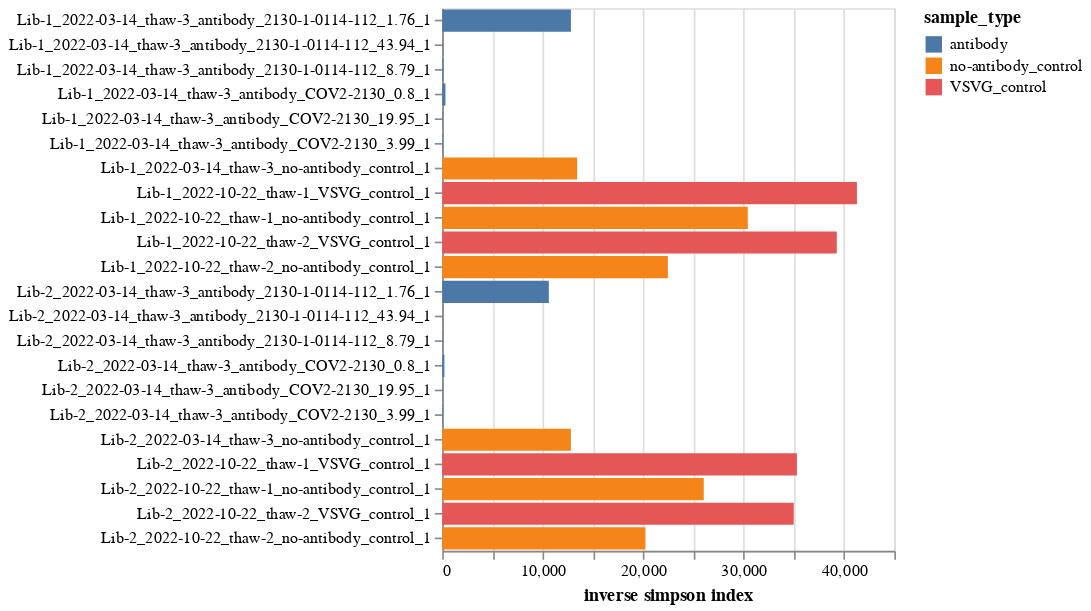

The cell this chart's notebook holds for it:
### Markdown cell above
Plot the inverse simpson metrics as an interactive plot. The number of unique barcodes is shown when mousing over a sample

### Code cell
unique_barcodes_chart = (
    alt.Chart(unique_bcs_and_ISI)
    .encode(
        y=alt.Y("library_sample", title=None),
        x=alt.X("inv_simpson_index", title="inverse simpson index"),
        color=alt.Color(
            "sample_type",
            scale=alt.Scale(domain=unique_bcs_and_ISI["sample_type"].unique()),
        ),
        tooltip=[
            alt.Tooltip(c, format=".3g")
            if c in {"inv_simpson_index", "n_unique_barcodes"}
            else c
            for c in unique_bcs_and_ISI.columns
        ],
    )
    .mark_bar()
    .properties(width=275, height=alt.Step(15))
    .configure_axis(labelLimit=500)
    .add_params(*selections, valid_selection)
)

for selection in selections:
    unique_barcodes_chart = unique_barcodes_chart.add_params(
        selection
    ).transform_filter(selection)

display(unique_barcodes_chart)

### Figure 1 — Vega-Lite specification as saved in the notebook (floating-point values rounded to 4 significant figures)
{"config": {"view": {"continuousWidth": 300, "continuousHeight": 300}, "axis": {"labelLimit": 500}}, "data": {"name": "data-cede2940225f59b205dd0997206a7a18"}, "mark": "bar", "encoding": {"color": {"field": "sample_type", "scale": {"domain": ["antibody", "no-antibody_control", "VSVG_control"]}, "type": "nominal"}, "tooltip": [{"field": "library", "type": "nominal"}, {"field": "sample", "type": "nominal"}, {"field": "inv_simpson_index", "format": ".3g", "type": "quantitative"}, {"field": "n_unique_barcodes", "format": ".3g", "type": "quantitative"}, {"field": "date", "type": "nominal"}, {"field": "virus_batch", "type": "nominal"}, {"field": "sample_type", "type": "nominal"}, {"field": "antibody", "type": "nominal"}, {"field": "antibody_concentration", "type": "quantitative"}, {"field": "replicate", "type": "quantitative"}, {"field": "exclude_after_counts", "type": "nominal"}, {"field": "library_sample", "type": "nominal"}], "x": {"field": "inv_simpson_index", "title": "inverse simpson index", "type": "quantitative"}, "y": {"field": "library_sample", "title": null, "type": "nominal"}}, "height": {"step": 15}, "params": [{"name": "param_1", "select": {"type": "point", "fields": ["exclude_after_counts"]}, "bind": {"input": "select", "options": [null, "no"], "labels": ["all", "no"], "name": "exclude_after_counts"}}, {"name": "param_2", "select": {"type": "point", "fields": ["antibody"]}, "bind": {"input": "select", "options": [null, "COV2-2130", "2130-1-0114-112"], "labels": ["all", "COV2-2130", "2130-1-0114-112"], "name": "antibody"}}, {"name": "param_3", "select": {"type": "point", "fields": ["virus_batch"]}, "bind": {"input": "select", "options": [null, "thaw-3", "thaw-1", "thaw-2"], "labels": ["all", "thaw-3", "thaw-1", "thaw-2"], "name": "virus_batch"}}, {"name": "param_4", "select": {"type": "point", "fields": ["sample_type"]}, "bind": {"input": "select", "options": [null, "no-antibody_control", "antibody", "VSVG_control"], "labels": ["all", "no-antibody_control", "antibody", "VSVG_control"], "name": "sample_type"}}, {"name": "param_5", "select": {"type": "point", "fields": ["date"]}, "bind": {"input": "select", "options": [null, "2022-03-14", "2022-10-22"], "labels": ["all", "2022-03-14", "2022-10-22"], "name": "date"}}, {"name": "param_6", "select": {"type": "point", "fields": ["library"]}, "bind": {"input": "select", "options": [null, "Lib-1", "Lib-2"], "labels": ["all", "Lib-1", "Lib-2"], "name": "library"}}, {"name": "param_7", "select": {"type": "point", "fields": ["valid"]}, "bind": "legend"}, {"name": "param_1", "select": {"type": "point", "fields": ["exclude_after_counts"]}, "bind": {"input": "select", "options": [null, "no"], "labels": ["all", "no"], "name": "exclude_after_counts"}}, {"name": "param_2", "select": {"type": "point", "fields": ["antibody"]}, "bind": {"input": "select", "options": [null, "COV2-2130", "2130-1-0114-112"], "labels": ["all", "COV2-2130", "2130-1-0114-112"], "name": "antibody"}}, {"name": "param_3", "select": {"type": "point", "fields": ["virus_batch"]}, "bind": {"input": "select", "options": [null, "thaw-3", "thaw-1", "thaw-2"], "labels": ["all", "thaw-3", "thaw-1", "thaw-2"], "name": "virus_batch"}}, {"name": "param_4", "select": {"type": "point", "fields": ["sample_type"]}, "bind": {"input": "select", "options": [null, "no-antibody_control", "antibody", "VSVG_control"], "labels": ["all", "no-antibody_control", "antibody", "VSVG_control"], "name": "sample_type"}}, {"name": "param_5", "select": {"type": "point", "fields": ["date"]}, "bind": {"input": "select", "options": [null, "2022-03-14", "2022-10-22"], "labels": ["all", "2022-03-14", "2022-10-22"], "name": "date"}}, {"name": "param_6", "select": {"type": "point", "fields": ["library"]}, "bind": {"input": "select", "options": [null, "Lib-1", "Lib-2"], "labels": ["all", "Lib-1", "Lib-2"], "name": "library"}}], "transform": [{"filter": {"param": "param_1"}}, {"filter": {"param": "param_2"}}, {"filter": {"param": "param_3"}}, {"filter": {"param": "param_4"}}, {"filter": {"param": "param_5"}}, {"filter": {"param": "param_6"}}], "width": 275, "$schema": "https://vega.github.io/schema/vega-lite/v5.2.0.json", "datasets": {"data-cede2940225f59b205dd0997206a7a18": [{"library": "Lib-1", "sample": "2022-03-14_thaw-3_antibody_2130-1-0114-112_1.76_1", "inv_simpson_index": 12810.0, "n_unique_barcodes": 77630.0, "date": "2022-03-14", "virus_batch": "thaw-3", "sample_type": "antibody", "antibody": "2130-1-0114-112", "antibody_concentration": 1.76, "replicate": 1, "exclude_after_counts": "no", "library_sample": "Lib-1_2022-03-14_thaw-3_antibody_2130-1-0114-112_1.76_1"}, {"library": "Lib-1", "sample": "2022-03-14_thaw-3_antibody_2130-1-0114-112_43.94_1", "inv_simpson_index": 34.09, "n_unique_barcodes": 29050.0, "date": "2022-03-14", "virus_batch": "thaw-3", "sample_type": "antibody", "antibody": "2130-1-0114-112", "antibody_concentration": 43.94, "replicate": 1, "exclude_after_counts": "no", "library_sample": "Lib-1_2022-03-14_thaw-3_antibody_2130-1-0114-112_43.94_1"}, {"library": "Lib-1", "sample": "2022-03-14_thaw-3_antibody_2130-1-0114-112_8.79_1", "inv_simpson_index": 100.7, "n_unique_barcodes": 36580.0, "date": "2022-03-14", "virus_batch": "thaw-3", "sample_type": "antibody", "antibody": "2130-1-0114-112", "antibody_concentration": 8.79, "replicate": 1, "exclude_after_counts": "no", "library_sample": "Lib-1_2022-03-14_thaw-3_antibody_2130-1-0114-112_8.79_1"}, {"library": "Lib-1", "sample": "2022-03-14_thaw-3_antibody_COV2-2130_0.8_1", "inv_simpson_index": 319.1, "n_unique_barcodes": 48490.0, "date": "2022-03-14", "virus_batch": "thaw-3", "sample_type": "antibody", "antibody": "COV2-2130", "antibody_concentration": 0.8, "replicate": 1, "exclude_after_counts": "no", "library_sample": "Lib-1_2022-03-14_thaw-3_antibody_COV2-2130_0.8_1"}, {"library": "Lib-1", "sample": "2022-03-14_thaw-3_antibody_COV2-2130_19.95_1", "inv_simpson_index": 41.01, "n_unique_barcodes": 34370.0, "date": "2022-03-14", "virus_batch": "thaw-3", "sample_type": "antibody", "antibody": "COV2-2130", "antibody_concentration": 19.95, "replicate": 1, "exclude_after_counts": "no", "library_sample": "Lib-1_2022-03-14_thaw-3_antibody_COV2-2130_19.95_1"}, {"library": "Lib-1", "sample": "2022-03-14_thaw-3_antibody_COV2-2130_3.99_1", "inv_simpson_index": 56.39, "n_unique_barcodes": 31270.0, "date": "2022-03-14", "virus_batch": "thaw-3", "sample_type": "antibody", "antibody": "COV2-2130", "antibody_concentration": 3.99, "replicate": 1, "exclude_after_counts": "no", "library_sample": "Lib-1_2022-03-14_thaw-3_antibody_COV2-2130_3.99_1"}, {"library": "Lib-1", "sample": "2022-03-14_thaw-3_no-antibody_control_1", "inv_simpson_index": 13430.0, "n_unique_barcodes": 78380.0, "date": "2022-03-14", "virus_batch": "thaw-3", "sample_type": "no-antibody_control", "antibody": null, "antibody_concentration": null, "replicate": 1, "exclude_after_counts": "no", "library_sample": "Lib-1_2022-03-14_thaw-3_no-antibody_control_1"}, {"library": "Lib-1", "sample": "2022-10-22_thaw-1_VSVG_control_1", "inv_simpson_index": 41280.0, "n_unique_barcodes": 90070.0, "date": "2022-10-22", "virus_batch": "thaw-1", "sample_type": "VSVG_control", "antibody": null, "antibody_concentration": null, "replicate": 1, "exclude_after_counts": "no", "library_sample": "Lib-1_2022-10-22_thaw-1_VSVG_control_1"}, {"library": "Lib-1", "sample": "2022-10-22_thaw-1_no-antibody_control_1", "inv_simpson_index": 30420.0, "n_unique_barcodes": 84690.0, "date": "2022-10-22", "virus_batch": "thaw-1", "sample_type": "no-antibody_control", "antibody": null, "antibody_concentration": null, "replicate": 1, "exclude_after_counts": "no", "library_sample": "Lib-1_2022-10-22_thaw-1_no-antibody_control_1"}, {"library": "Lib-1", "sample": "2022-10-22_thaw-2_VSVG_control_1", "inv_simpson_index": 39270.0, "n_unique_barcodes": 89670.0, "date": "2022-10-22", "virus_batch": "thaw-2", "sample_type": "VSVG_control", "antibody": null, "antibody_concentration": null, "replicate": 1, "exclude_after_counts": "no", "library_sample": "Lib-1_2022-10-22_thaw-2_VSVG_control_1"}, {"library": "Lib-1", "sample": "2022-10-22_thaw-2_no-antibody_control_1", "inv_simpson_index": 22460.0, "n_unique_barcodes": 73840.0, "date": "2022-10-22", "virus_batch": "thaw-2", "sample_type": "no-antibody_control", "antibody": null, "antibody_concentration": null, "replicate": 1, "exclude_after_counts": "no", "library_sample": "Lib-1_2022-10-22_thaw-2_no-antibody_control_1"}, {"library": "Lib-2", "sample": "2022-03-14_thaw-3_antibody_2130-1-0114-112_1.76_1", "inv_simpson_index": 10610.0, "n_unique_barcodes": 72760.0, "date": "2022-03-14", "virus_batch": "thaw-3", "sample_type": "antibody", "antibody": "2130-1-0114-112", "antibody_concentration": 1.76, "replicate": 1, "exclude_after_counts": "no", "library_sample": "Lib-2_2022-03-14_thaw-3_antibody_2130-1-0114-112_1.76_1"}, {"library": "Lib-2", "sample": "2022-03-14_thaw-3_antibody_2130-1-0114-112_43.94_1", "inv_simpson_index": 34.12, "n_unique_barcodes": 33590.0, "date": "2022-03-14", "virus_batch": "thaw-3", "sample_type": "antibody", "antibody": "2130-1-0114-112", "antibody_concentration": 43.94, "replicate": 1, "exclude_after_counts": "no", "library_sample": "Lib-2_2022-03-14_thaw-3_antibody_2130-1-0114-112_43.94_1"}, {"library": "Lib-2", "sample": "2022-03-14_thaw-3_antibody_2130-1-0114-112_8.79_1", "inv_simpson_index": 40.91, "n_unique_barcodes": 34090.0, "date": "2022-03-14", "virus_batch": "thaw-3", "sample_type": "antibody", "antibody": "2130-1-0114-112", "antibody_concentration": 8.79, "replicate": 1, "exclude_after_counts": "no", "library_sample": "Lib-2_2022-03-14_thaw-3_antibody_2130-1-0114-112_8.79_1"}, {"library": "Lib-2", "sample": "2022-03-14_thaw-3_antibody_COV2-2130_0.8_1", "inv_simpson_index": 217.0, "n_unique_barcodes": 49270.0, "date": "2022-03-14", "virus_batch": "thaw-3", "sample_type": "antibody", "antibody": "COV2-2130", "antibody_concentration": 0.8, "replicate": 1, "exclude_after_counts": "no", "library_sample": "Lib-2_2022-03-14_thaw-3_antibody_COV2-2130_0.8_1"}, {"library": "Lib-2", "sample": "2022-03-14_thaw-3_antibody_COV2-2130_19.95_1", "inv_simpson_index": 44.42, "n_unique_barcodes": 33730.0, "date": "2022-03-14", "virus_batch": "thaw-3", "sample_type": "antibody", "antibody": "COV2-2130", "antibody_concentration": 19.95, "replicate": 1, "exclude_after_counts": "no", "library_sample": "Lib-2_2022-03-14_thaw-3_antibody_COV2-2130_19.95_1"}, {"library": "Lib-2", "sample": "2022-03-14_thaw-3_antibody_COV2-2130_3.99_1", "inv_simpson_index": 57.29, "n_unique_barcodes": 34500.0, "date": "2022-03-14", "virus_batch": "thaw-3", "sample_type": "antibody", "antibody": "COV2-2130", "antibody_concentration": 3.99, "replicate": 1, "exclude_after_counts": "no", "library_sample": "Lib-2_2022-03-14_thaw-3_antibody_COV2-2130_3.99_1"}, {"library": "Lib-2", "sample": "2022-03-14_thaw-3_no-antibody_control_1", "inv_simpson_index": 12800.0, "n_unique_barcodes": 74240.0, "date": "2022-03-14", "virus_batch": "thaw-3", "sample_type": "no-antibody_control", "antibody": null, "antibody_concentration": null, "replicate": 1, "exclude_after_counts": "no", "library_sample": "Lib-2_2022-03-14_thaw-3_no-antibody_control_1"}, {"library": "Lib-2", "sample": "2022-10-22_thaw-1_VSVG_control_1", "inv_simpson_index": 35310.0, "n_unique_barcodes": 84350.0, "date": "2022-10-22", "virus_batch": "thaw-1", "sample_type": "VSVG_control", "antibody": null, "antibody_concentration": null, "replicate": 1, "exclude_after_counts": "no", "library_sample": "Lib-2_2022-10-22_thaw-1_VSVG_control_1"}, {"library": "Lib-2", "sample": "2022-10-22_thaw-1_no-antibody_control_1", "inv_simpson_index": 26030.0, "n_unique_barcodes": 77920.0, "date": "2022-10-22", "virus_batch": "thaw-1", "sample_type": "no-antibody_control", "antibody": null, "antibody_concentration": null, "replicate": 1, "exclude_after_counts": "no", "library_sample": "Lib-2_2022-10-22_thaw-1_no-antibody_control_1"}, {"library": "Lib-2", "sample": "2022-10-22_thaw-2_VSVG_control_1", "inv_simpson_index": 34990.0, "n_unique_barcodes": 83880.0, "date": "2022-10-22", "virus_batch": "thaw-2", "sample_type": "VSVG_control", "antibody": null, "antibody_concentration": null, "replicate": 1, "exclude_after_counts": "no", "library_sample": "Lib-2_2022-10-22_thaw-2_VSVG_control_1"}, {"library": "Lib-2", "sample": "2022-10-22_thaw-2_no-antibody_control_1", "inv_simpson_index": 20230.0, "n_unique_barcodes": 74810.0, "date": "2022-10-22", "virus_batch": "thaw-2", "sample_type": "no-antibody_control", "antibody": null, "antibody_concentration": null, "replicate": 1, "exclude_after_counts": "no", "library_sample": "Lib-2_2022-10-22_thaw-2_no-antibody_control_1"}]}}
